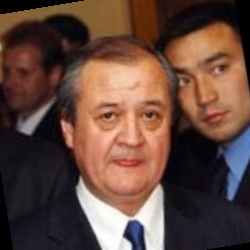
#> input picture Data/Abdulaziz_Kamilov/Abdulaziz_Kamilov_0001.jpg, 250 x 250 px; its folder holds only this picture in this run
$ jupyter execute --allow-errors lda_pca.ipynb   (shell and % lines are left out)
#> lines starting #> are read from the running program, lines starting #| are printed output that depends on the picture
# Face Recognition

## Importing Libraries

[cell 1]
import matplotlib.pyplot as plt
import pandas as pd
import numpy as np
import cv2
import os
from sklearn.decomposition import PCA
from sklearn.model_selection import train_test_split
from sklearn.metrics import accuracy_score, classification_report
import matplotlib.pyplot as plt
from collections import Counter
from sklearn.preprocessing import StandardScaler
from sklearn.discriminant_analysis import LinearDiscriminantAnalysis as LDA
from collections import defaultdict
from sklearn.model_selection import cross_val_score
import albumentations as A

## Load Folder

[cell 2]
def load_images(data_path):
#> called with data_path = './Data/'
    images = []
    labels = []

    for person_name in os.listdir(data_path):
        person_dir = os.path.join(data_path, person_name)
        if os.path.isdir(person_dir):
            for image_filename in os.listdir(person_dir):
                if image_filename.endswith('.jpg'):
                    image_path = os.path.join(person_dir, image_filename)
                    image = cv2.imread(image_path)
#> image is the input picture: shape (250, 250, 3); mean B, G, R 61.2, 71.2, 99.7
                    image = cv2.cvtColor(image, cv2.COLOR_BGR2RGB)

                    images.append(image)
                    labels.append(person_name)

    images = np.array(images)
    labels = np.array(labels)
    unique_labels = np.unique(labels)

    return {
        'data': images,
        'target': labels,
        'target_names': unique_labels
    }

dataset = load_images('./Data/')

[cell 3]
# BACKUP
lfw_dataset = dataset.copy()

print("Shape of images:", lfw_dataset['data'].shape)
#| Shape of images: (4, 250, 250, 3)
print("Shape of labels:", lfw_dataset['target'].shape)
#| Shape of labels: (4,)
print("Unique labels:", lfw_dataset['target_names'].shape)
#| Unique labels: (4,)

## Data Visualization

### Image Distribuition of Top 20 People

[cell 4]
target_counts = Counter(dataset['target'])

top_20_people = target_counts.most_common(20)

plt.figure(figsize=(12, 12))
plt.bar(*zip(*top_20_people))
plt.xlabel('Person')
plt.xticks(rotation=90)
plt.ylabel('Number of Images')
plt.title('Top 20 People')

# add count for each bar
for i, v in enumerate(top_20_people):
    plt.text(i - 0.25, v[1] + 10, str(v[1]))

plt.show()
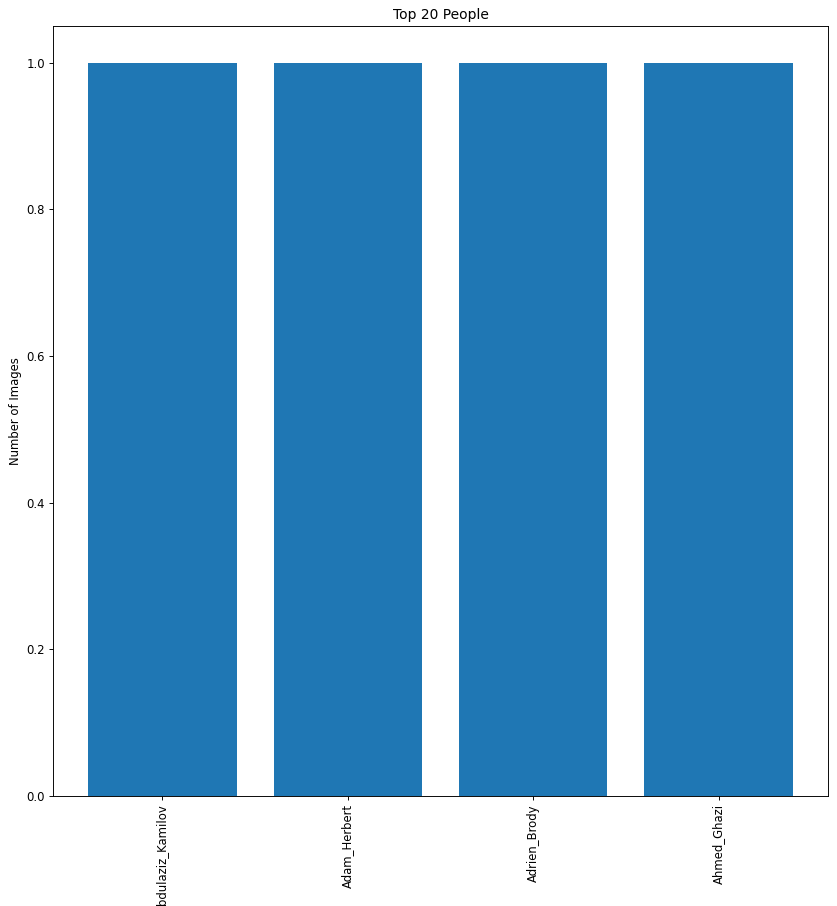
#> figure drawn by matplotlib, 1 panel

### Histogram

[cell 5]
ranges = [(1, 1), (2, 5), (6, 10), (11, 20), (21, 30), (31, 80), (81, np.inf)]
labels = ['1', '2-5', '6-10', '11-20', '21-30', '31-80', '>81']

people_counts = [0] * len(ranges)
image_counts = [0] * len(ranges)

# For each person, increment the count for the appropriate range
for person, count in target_counts.items():
    for i, (min_count, max_count) in enumerate(ranges):
        if min_count <= count <= max_count:
            people_counts[i] += 1
            image_counts[i] += count
            break

# Calculate the percentages
total_people = sum(people_counts)
total_images = sum(image_counts)
people_percentages = [f"{count / total_people * 100:.2f}" for count in people_counts]
images_percentages = [f"{count / total_images * 100:.2f}" for count in image_counts]

# Create a DataFrame
df = pd.DataFrame({
    '# of images /person': labels,
    '# of people': people_counts,
    '% of people': people_percentages,
    '# of images': image_counts,
    '% of images': images_percentages
})

df

### Distribuition of Pixel Values

[cell 6]
import matplotlib.pyplot as plt
import pandas as pd

# Assuming dataset is a dictionary with 'data' key containing the image data
image_data = dataset['data'][0]

# Flatten the image data
pixels = pd.Series(image_data.flatten())

# Plotting the histogram
plt.hist(pixels, bins=50, range=[0, 256], density=False, color='gray', alpha=0.7)
plt.title('Distribution of Pixel Values')
plt.xlabel('Pixel Value')
plt.ylabel('Frequency')
plt.show()
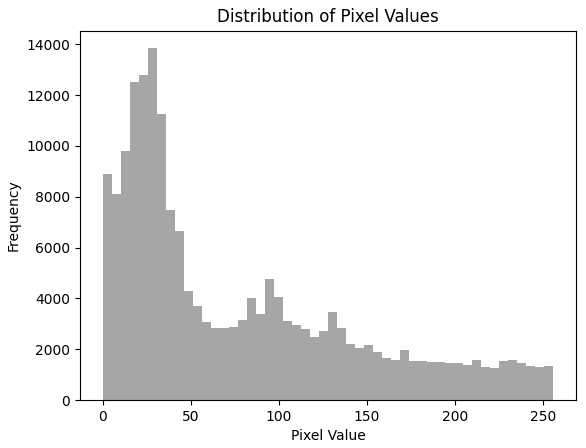
#> figure drawn by matplotlib, 1 panel; tallest bar 13844 high, from x = 25.6 to 30.72

### Display RGB Channels of our image

[cell 7]
image = dataset['data'][0]

fig, axs = plt.subplots(1, 3, figsize=(15, 5))

axs[0].imshow(image[:, :, 0], cmap='Reds')
axs[1].imshow(image[:, :, 1], cmap='Greens')
axs[2].imshow(image[:, :, 2], cmap='Blues')

axs[0].axis('off')
axs[1].axis('off')
axs[2].axis('off')

axs[0].set_title('Red channel')
axs[1].set_title('Green channel')
axs[2].set_title('Blue channel')

plt.show()
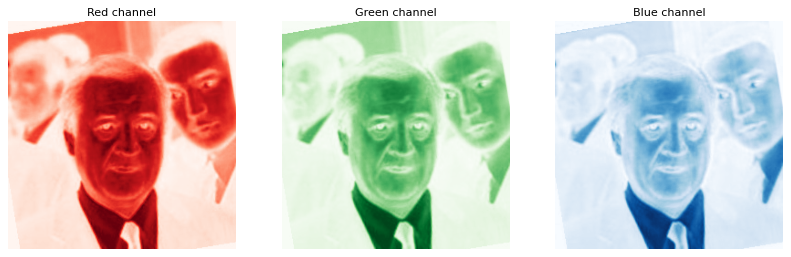
#> figure drawn by matplotlib, 3 panels

### Pixel Intensity Histogram

[cell 8]
# Convert the image to grayscale if it's in color
if len(image.shape) > 2:
    image = np.mean(image, axis=2)
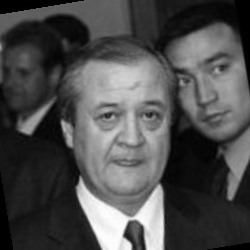
#> image: shape (250, 250) float64; min 0, max 255, mean 77.4

# Flatten the image to a 1D array
pixels = image.flatten()

# Plot the histogram
plt.hist(pixels, bins=256, color='gray', alpha=0.7)
plt.xlabel('Intensity')
plt.ylabel('Count')
plt.title('Pixel Intensity Histogram')

# Show the plot
plt.show()
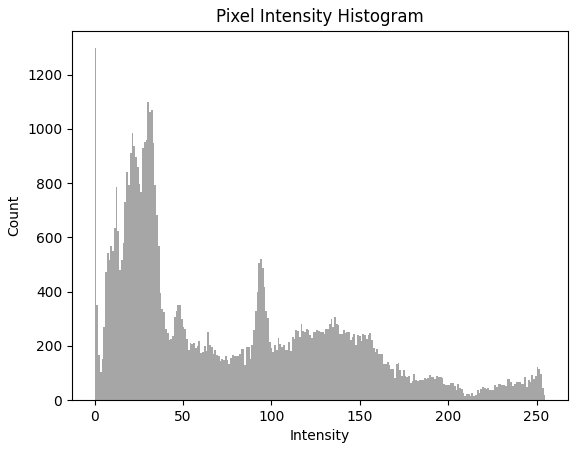
#> figure drawn by matplotlib, 1 panel; tallest bar 1297 high, from x = 0 to 0.996

### Distribution of Pixel

[cell 9]
avg_pixel_values = np.mean(dataset['data'], axis=(1, 2))

# Plot the distribution of average pixel values
plt.figure(figsize=(12, 6))

plt.hist(avg_pixel_values, bins=100)

plt.xlabel('Average Pixel Value')

plt.ylabel('Number of Images')

plt.title('Distribution of Average Pixel Values')

plt.show()
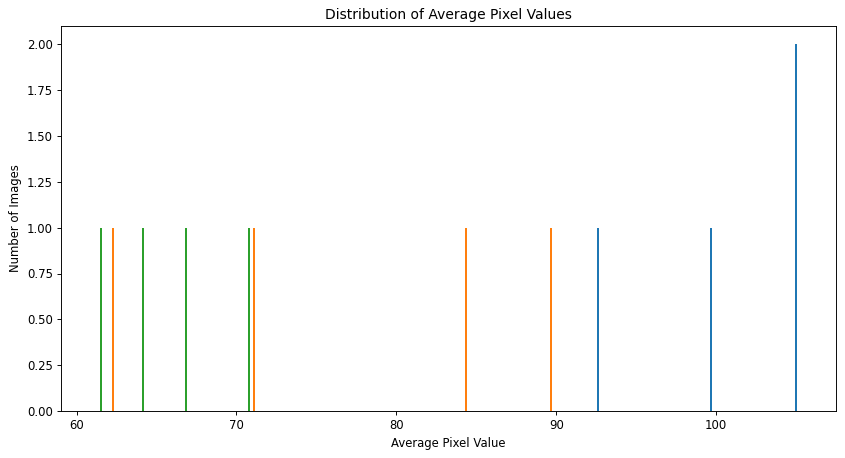
#> figure drawn by matplotlib, 1 panel; tallest bar 2 high, from x = 104.9 to 105

### Plot Some Images

[cell 10]
# Function to display a random set of images

def display_random_images(images, labels, rows, cols, cmap=None):
#> called with images = array of shape (4, 250, 250, 3), labels = array of shape (4,), rows = 3, cols = 3, cmap = 'gray'
    fig = plt.figure(figsize=(10, 10))

    for i in range(1, cols * rows + 1):
        index = np.random.randint(len(images))
        plt.subplot(rows, cols, i)
        plt.axis('off')
        plt.imshow(images[index], cmap=cmap)
        plt.title(labels[index])

    plt.show()
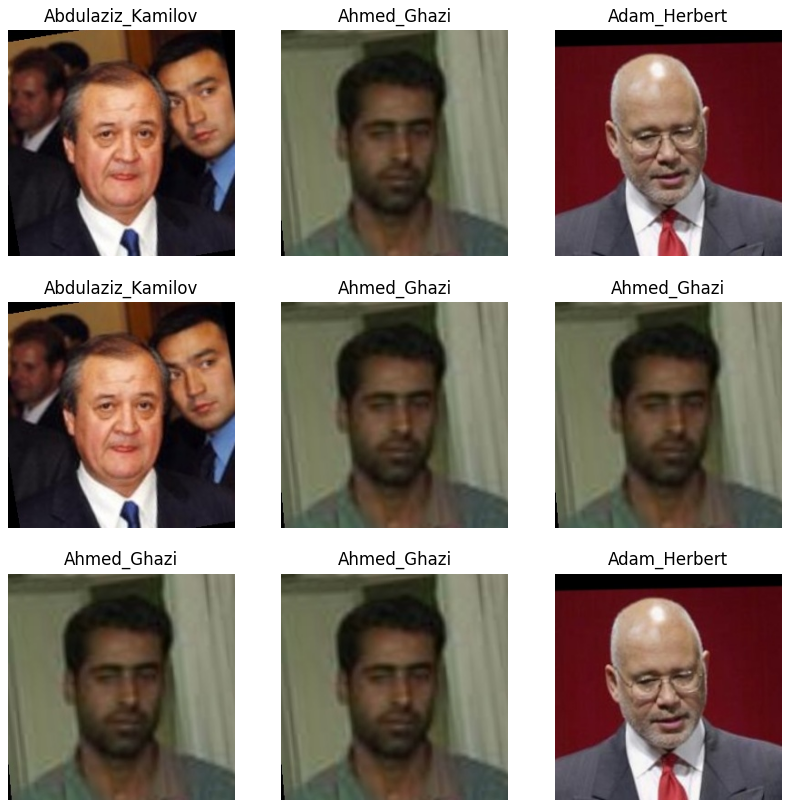
#> figure drawn by matplotlib, 9 panels

display_random_images(dataset['data'], dataset['target'], 3, 3, cmap='gray')

## Data Preprocessing

[cell 11]
dataset = lfw_dataset.copy()
target_size = (100, 100)

print(dataset['data'].shape)
#| (4, 250, 250, 3)

### Gray Scale

[cell 12]
# Convert to gray scale
def gray_scale(images):
    if len(images.shape) == 3:
        print('Already gray scale')
        return images

    gray_images = [cv2.cvtColor(image, cv2.COLOR_RGB2GRAY) for image in images]
    return np.array(gray_images)

gray_images = gray_scale(dataset['data'])

display_random_images(gray_images, dataset['target'], 3, 3, cmap='gray')
#> call 2 of display_random_images, with images = array of shape (4, 250, 250), labels = array of shape (4,), rows = 3, cols = 3, cmap = 'gray'
#> in display_random_images (call 2), `plt.show()`:
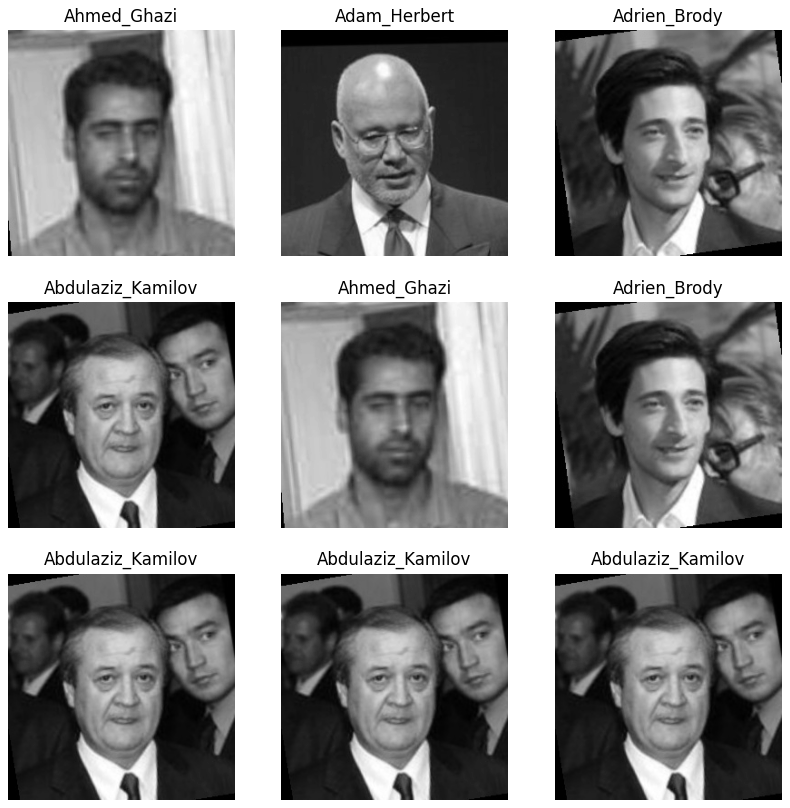
#> figure drawn by matplotlib, 9 panels

### Filtering Dataset

[cell 13]
def filter_dataset(dataset, min_faces_per_person):
    # Count the number of images for each person
#> called with min_faces_per_person = 20
    target_counts = Counter(dataset['target'])

    # Initialize the filtered dataset
    filtered_dataset = {
        'data': [],
        'target': [],
        'target_names': set()
    }

    # For each image and its corresponding label
    for image, label in zip(dataset['data'], dataset['target']):
        # If this person has at least min_faces_per_person images
        if target_counts[label] >= min_faces_per_person:
            # Add this image and label to the filtered dataset
            filtered_dataset['data'].append(image)
            filtered_dataset['target'].append(label)
            filtered_dataset['target_names'].add(label)

    filtered_dataset['data'] = np.array(filtered_dataset['data'])
    filtered_dataset['target'] = np.array(filtered_dataset['target'])
    filtered_dataset['target_names'] = np.array(list(filtered_dataset['target_names']))

    return filtered_dataset

dataset['data'] = gray_images.copy()

filtered_dataset = filter_dataset(dataset, min_faces_per_person=20)

print("Shape of images:", filtered_dataset['data'].shape)
#| Shape of images: (0,)
print("Shape of labels:", filtered_dataset['target'].shape)
#| Shape of labels: (0,)

### Face Detection & Resizing

[cell 14]
# Face detection
face_cascade = cv2.CascadeClassifier(cv2.data.haarcascades + 'haarcascade_frontalface_default.xml')

def detect_faces(images, labels):
    detected_faces = []
    updated_labels = []  # To store labels corresponding to detected faces
    label_counts = defaultdict(int)  # Dictionary to store the count of samples for each label

    for image, label in zip(images, labels):
        # image = cv2.cvtColor(image, cv2.COLOR_BGR2RGB)  # Convert BGR to RGB if needed
        # gray_image = cv2.cvtColor(image, cv2.COLOR_RGB2GRAY)  # Convert to grayscale

        # Detect faces
        faces = face_cascade.detectMultiScale(image, scaleFactor=1.2, minNeighbors=5)

        if len(faces) == 1:
            (x, y, w, h) = faces[0]
            # Crop and resize the face to a fixed size (e.g., 100x100)
            face = cv2.resize(image[y:y+h, x:x+w], target_size)
            detected_faces.append(face)
            updated_labels.append(label)  # Append label for the detected face
            label_counts[label] += 1  # Increment the count for this label

    return np.array(detected_faces), np.array(updated_labels)

face_detect, updated_labels = detect_faces(filtered_dataset['data'], filtered_dataset['target'])
#> (the rest of this cell did not finish here and is left out)


[cell 15]
filtered_dataset['data'] = face_detect.copy()
filtered_dataset['target'] = updated_labels.copy()

filtered_dataset['data'].shape
filtered_dataset['target'].shape

print("Shape of images:", filtered_dataset['data'].shape)
#| Shape of images: (0,)
print("Shape of labels:", filtered_dataset['target'].shape)
#| Shape of labels: (0,)
print("Unique labels:", filtered_dataset['target_names'].shape)
#| Unique labels: (0,)

### TRAIN-TEST-SPLIT

[cell 16]
X = filtered_dataset['data']
y = filtered_dataset['target']
original_shape = X.shape[1:]
#> original_shape = ()

#> (the rest of this cell did not finish here and is left out)
